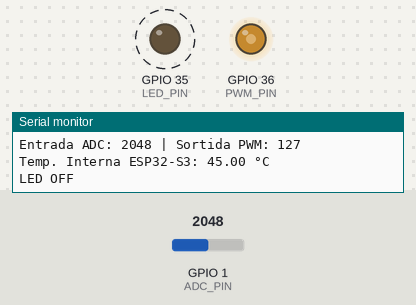
Bench run of a program on a simulated ESP32-S3. Parts: output pins drawn as LEDs (lit = HIGH), the last lines printed to the serial monitor. Dashed ring = blinking. The test bench sets the inputs (shaded band); at power-on: GPIO 1 (ADC_PIN) = 2048 (analog values on the 0–4095 scale).

Above: at 1.8 s.
1.9 s: GPIO 1 (ADC_PIN) set to 2866
At 2.4 s:
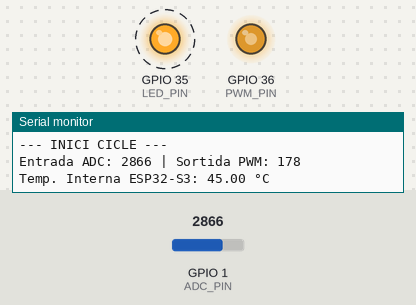
5.5 s: GPIO 1 (ADC_PIN) set to 3603
At 6.4 s:
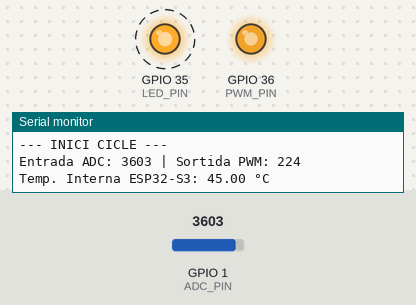
9.0 s: GPIO 1 (ADC_PIN) set to 491
At 9.4 s:
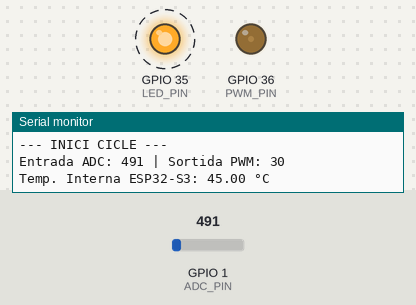
12.5 s: GPIO 1 (ADC_PIN) set to 0
At 13.4 s:
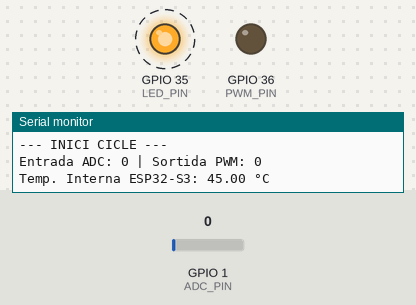
16.0 s: GPIO 1 (ADC_PIN) set to 2047
At 16.4 s:
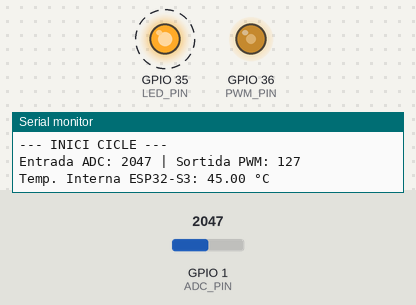
Timing chart, 0 to 21.0 s (numbered marks = the images above; inputs shaded):
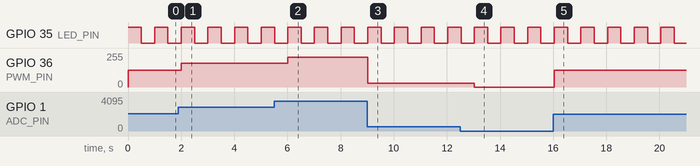

The program:

main.cpp
```cpp
#include <Arduino.h>

#define LED_PIN 35
#define ADC_PIN 1
#define PWM_PIN 36 // En l'S3, qualsevol pin pot fer de PWM

void setup() {
  Serial.begin(115200);
  pinMode(LED_PIN, OUTPUT);

  // Configurem la resolució de l'ADC (0-4095)
  analogReadResolution(12);

  // Opcional: pots definir la resolució del PWM si vols (per defecte és 8 bits: 0-255)
  // analogWriteResolution(8);
}

void loop() {
  digitalWrite(LED_PIN, HIGH);
  Serial.println("--- INICI CICLE ---");

  // 1. Llegim el valor analògic (Potenciòmetre o sensor)
  int adcValue = analogRead(ADC_PIN);

  // 2. Mapegem el valor de l'ADC (12 bits) al PWM (8 bits)
  // De 0-4095 a 0-255
  int pwmValue = map(adcValue, 0, 4095, 0, 255);

  // 3. Enviem el senyal (Substitueix dacWrite que no existeix a l'S3)
  analogWrite(PWM_PIN, pwmValue);

  // Mostrem dades per consola
  Serial.print("Entrada ADC: ");
  Serial.print(adcValue);
  Serial.print(" | Sortida PWM: ");
  Serial.println(pwmValue);

  // 4. Lectura de temperatura interna del xip
  // Nota: És la temperatura del silici, no de l'ambient.
  float temp = temperatureRead();
  Serial.print("Temp. Interna ESP32-S3: ");
  Serial.print(temp);
  Serial.println(" °C");

  delay(500);

  digitalWrite(LED_PIN, LOW);
  Serial.println("LED OFF");

  delay(500);
}
```

Measured:
- after the input at 1.9 s, GPIO 36 (PWM_PIN): 127/255 → 178/255 after 0.11 s
- after the input at 5.5 s, GPIO 36 (PWM_PIN): 178/255 → 224/255 after 0.52 s
- after the input at 9.0 s, GPIO 36 (PWM_PIN): 224/255 → 30/255 at once
- after the input at 12.5 s, GPIO 36 (PWM_PIN): 30/255 → 0/255 after 0.53 s
- after the input at 16.0 s, GPIO 36 (PWM_PIN): 0/255 → 127/255 at once
- by itself, GPIO 35 (LED_PIN): alternates HIGH for 0.50 s and LOW for 0.50 s
